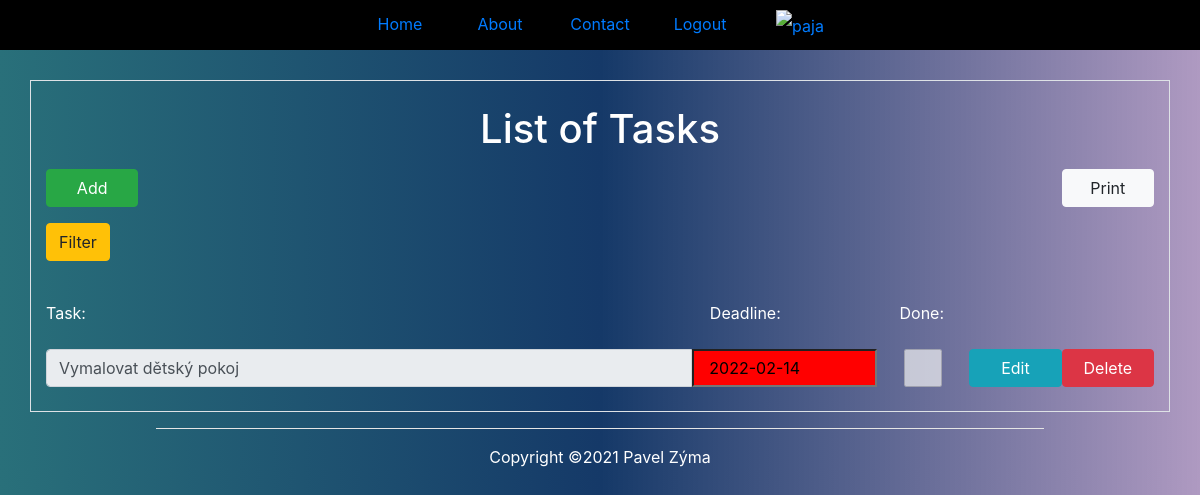
The app's page /todolist (signed in), older data.
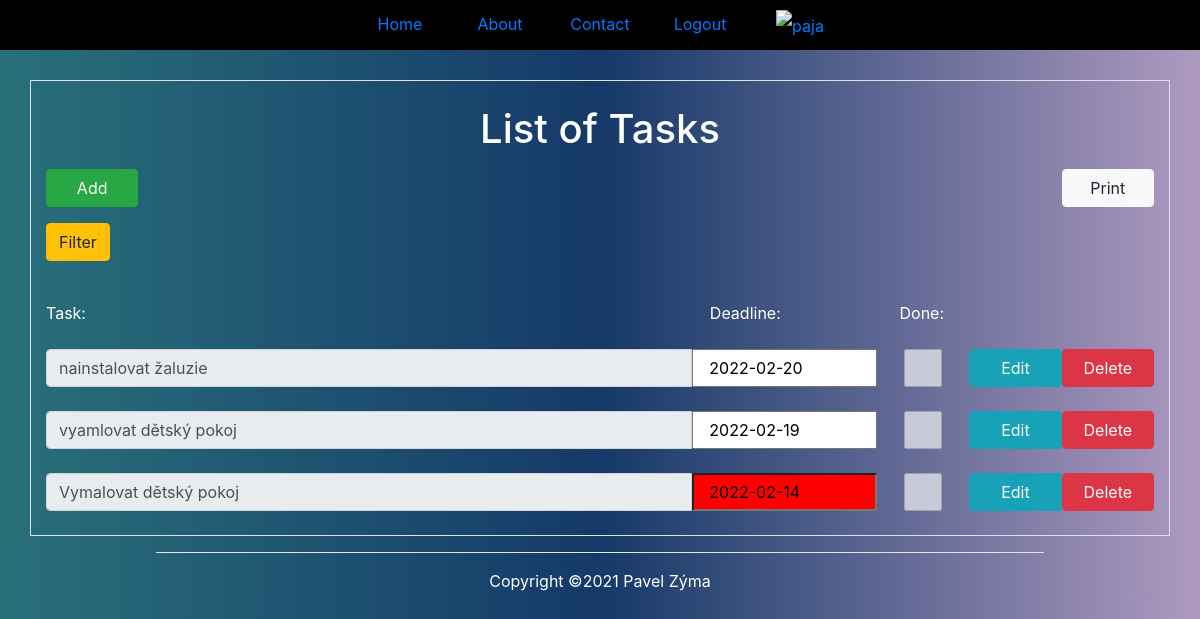
The same page, newer data.
### tables this page shows
CREATE TABLE "tasks" (
	"id"	INTEGER,
	"task"	TEXT,
	"execdate"	NUMERIC,
	"ok"	INTEGER,
	"user_id"	INTEGER,
	PRIMARY KEY("id" AUTOINCREMENT)
);

### app.py (the view)
@app.route("/todolist", methods=["POST","GET"])
def todolist():
    user_id=session["user_id"]
    user=session["user"]
    records=create_db.get_data(user_id,"execdate")
    if request.args.get("submit")=="Savedate":
        records=create_db.get_data(user_id,"savedate")
    elif request.args.get("submit")=="History":
        records=create_db.get_data(user_id,"ok")
    elif request.args.get("submit")=="All":
        records=create_db.get_data(user_id)
    if user:
        print(user)
        return render_template("index.html",user=user,records=records,success=True)
    return render_template("index.html",success=False)

### package/create_db.py (called while the page is built)
def get_data(user,col="id"):
    con=sqlite3.connect("package/db/todolist.db")
    cur=con.cursor()
    if col=="savedate":
        sql="SELECT * FROM tasks WHERE user_id=? and ok=0 ORDER BY id"
        cur.execute(sql,(user,))
    elif col=="execdate":
        sql="SELECT * FROM tasks WHERE user_id=? and ok=0 ORDER BY execdate DESC"
        cur.execute(sql,(user,))
    elif col=="id":
        sql="SELECT * FROM tasks WHERE user_id=?"
        cur.execute(sql,(user,))
    elif col =="ok":
        sql="SELECT * FROM tasks WHERE user_id=? and ok=1 ORDER BY execdate DESC"
        cur.execute(sql,(user,))
    records=cur.fetchall()
    con.close()
    return records

### templates/index.html (shortened to what this page needs)
    {% extends "base.html" %}
    {% block content%}
	{% if success %}
	<div class="container border" style="margin-top: 80px;" >
		<p><h1 class="text-center text-white text-decoration mt-4">List of Tasks</h1></p>
		<div class=" mx-auto">
			<form action="/todolist" class="my-3">
				<div class="  clearfix">
					<a href="/add"class="btn btn-success col-md-1 " name="add">Add</a>
					<a href="" onclick="print()" class="btn btn-light col-md-1 float-right" name="Print">Print</a>
				</div>
				<div id=menu>
					<div id="item" class="btn btn-warning my-3">Filter</div>
				</div>
			</form>
			<div class="row my-4" >
				<div class="col-md-7 text-white">Task:</div>
				<div class="col-md-2 text-white">Deadline:</div>
				<div class="col-md-1 text-white">Done:</div>
			</div>
			<form action="" class="text-center">
				{% for record in records %}
				<div class="input-group datum2">
					<input type="text" readonly="readonly" class="form-control col-md-7 " name="ukol" id="ukol" value="{{ record[1] }}" >
					<input type="text" readonly="readonly" class="form-control-date col-md-2  datum3"  name="execdate"  value="{{ record[2] }}">
					{% if record[3]==1 %}
						<input type="checkbox" value=1 disabled checked id="checkbox"  class=" form-control col-md-1  ifchecked">
					{% else %}
						<input type="checkbox" value=0 disabled id="checkbox" class=" form-control col-md-1 ifchecked">
					{% endif %}
					<a href="/edit?id={{record[0]}}"  class="col-md-1 btn btn-info" name="edit">Edit</a>
					<a href="/del?id={{ record[0] }}"  class="col-md-1 btn btn-danger" name="delete" >Delete</a>
				</div>
				<br>
				{% endfor %}
			</form>
		</div>
	</div>
		{% endif %}
	{% endblock %}

Row changes from the older to the newer data that the page shows:
added tasks: ukol "nainstalovat žaluzie", execdate "2022-02-20"
added tasks: ukol "vyamlovat dětský pokoj", execdate "2022-02-19"
